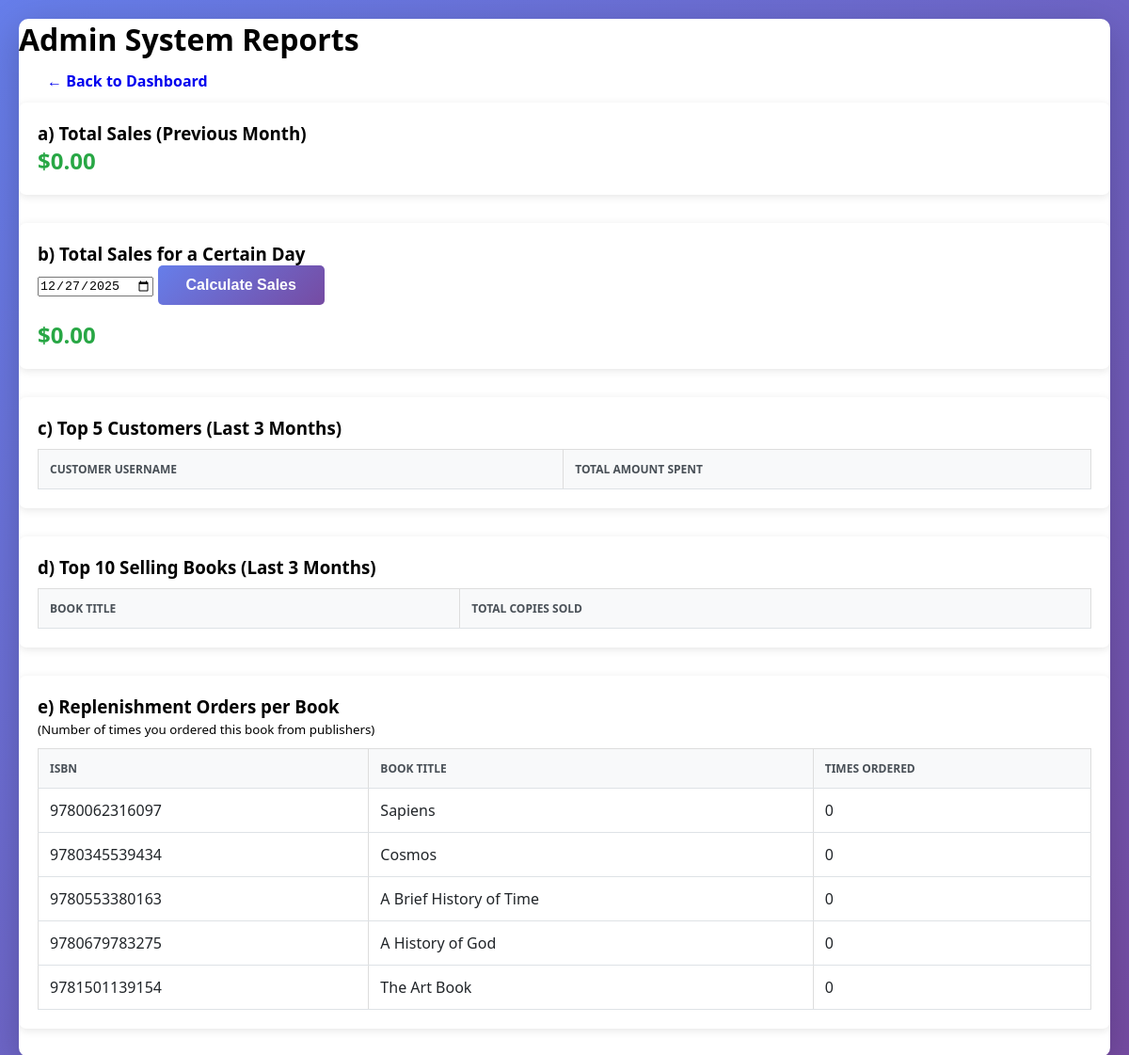
Page /admin_reports.php (signed in) on the committed database.
### tables this page shows
CREATE TABLE books (
    isbn VARCHAR(13) PRIMARY KEY,
    title VARCHAR(255) NOT NULL,
    publisher_id INT,
    publication_year INT,
    selling_price DECIMAL(10, 2) NOT NULL,
    category ENUM('Science', 'Art', 'Religion', 'History', 'Geography') NOT NULL,
    quantity_in_stock INT DEFAULT 0,
    threshold_quantity INT DEFAULT 10,
    created_at TIMESTAMP DEFAULT CURRENT_TIMESTAMP,
    FOREIGN KEY (publisher_id) REFERENCES publishers(publisher_id),
    CHECK (quantity_in_stock >= 0),
    CHECK (selling_price > 0)
);

### admin_reports.php (the view, shortened to what this page needs)
<?php
$conn = getDBConnection();
$sql_a = "SELECT SUM(total_price) as total FROM customer_orders
          WHERE MONTH(order_date) = MONTH(CURRENT_DATE - INTERVAL 1 MONTH)
          AND YEAR(order_date) = YEAR(CURRENT_DATE - INTERVAL 1 MONTH)";
$res_a = $conn->query($sql_a)->fetch_assoc();
$target_date = $_POST['target_date'] ?? date('Y-m-d');
$stmt_b = $conn->prepare("SELECT SUM(total_price) as total FROM customer_orders WHERE DATE(order_date) = ?");
$stmt_b->bind_param("s", $target_date);
$stmt_b->execute();
$res_b = $stmt_b->get_result()->fetch_assoc();
$sql_e = "SELECT b.title, b.isbn, COUNT(po.order_id) as replenishment_count
          FROM books b LEFT JOIN publisher_orders po ON b.isbn = po.isbn
          GROUP BY b.isbn";
$res_e = $conn->query($sql_e);
?>
<!DOCTYPE html>
<html lang="en">
<head>
    <link rel="stylesheet" href="style.css">
</head>
<body>
    <div class="container">
        <h1>Admin System Reports</h1>
        <nav><a href="admin_dashboard.php" class="btn">← Back to Dashboard</a></nav>
        <div class="report-section">
            <h3>a) Total Sales (Previous Month)</h3>
            <div class="stat-box">$<?php echo number_format($res_a['total'] ?? 0, 2); ?></div>
        </div>
        <div class="report-section">
            <h3>b) Total Sales for a Certain Day</h3>
            <form method="POST" style="margin-bottom: 15px;">
                <input type="date" name="target_date" value="<?php echo $target_date; ?>" required>
                <button type="submit" class="btn btn-primary">Calculate Sales</button>
            </form>
            <div class="stat-box">$<?php echo number_format($res_b['total'] ?? 0, 2); ?></div>
        </div>
        <div class="report-section">
            <h3>c) Top 5 Customers (Last 3 Months)</h3>
            <table>
                <tr><th>Customer Username</th><th>Total Amount Spent</th></tr>
            </table>
        </div>
        <div class="report-section">
            <h3>d) Top 10 Selling Books (Last 3 Months)</h3>
            <table>
                <tr><th>Book Title</th><th>Total Copies Sold</th></tr>
            </table>
        </div>
        <div class="report-section">
            <h3>e) Replenishment Orders per Book</h3>
            <p><small>(Number of times you ordered this book from publishers)</small></p>
            <table>
                <tr><th>ISBN</th><th>Book Title</th><th>Times Ordered</th></tr>
                <?php while($row = $res_e->fetch_assoc()): ?>
                    <tr><td><?php echo $row['isbn']; ?></td><td><?php echo $row['title']; ?></td><td><?php echo $row['replenishment_count']; ?></td></tr>
                <?php endwhile; ?>
            </table>
        </div>
    </div>
</body>
</html>

### style.css (style rules this page uses)
* { margin: 0; padding: 0; box-sizing: border-box; }
body { font-family: 'Segoe UI', Tahoma, Geneva, Verdana, sans-serif; background: linear-gradient(135deg, #667eea 0%, #764ba2 100%); min-height: 100vh; padding: 20px; }
.container { max-width: 1200px; margin: 0 auto; background: white; border-radius: 10px; box-shadow: 0 10px 40px rgba(0, 0, 0, 0.2); overflow: hidden; }
.btn { padding: 12px 30px; border: none; border-radius: 5px; font-size: 16px; font-weight: 600; cursor: pointer; transition: all 0.3s; text-decoration: none; display: inline-block; text-align: center; }
.btn-primary { background: linear-gradient(135deg, #667eea 0%, #764ba2 100%); color: white; }
table { width: 100%; border-collapse: collapse; margin-top: 20px; }
table th, table td { padding: 12px; text-align: left; border-bottom: 1px solid #dee2e6; }
table th { font-weight: 600; color: #495057; text-transform: uppercase; font-size: 12px; }
table td { color: #212529; }

### admin_reports.php (style rules this page uses)
.report-section { background: #fff; padding: 20px; margin-bottom: 30px; border-radius: 8px; box-shadow: 0 2px 10px rgba(0,0,0,0.1); }
table { width: 100%; border-collapse: collapse; margin-top: 10px; }
th, td { padding: 12px; border: 1px solid #ddd; text-align: left; }
th { background: #f8f9fa; }
.stat-box { font-size: 24px; font-weight: bold; color: #28a745; }

### rows in the picture
books: isbn "9780062316097", title "Sapiens", replenishment_count "0"
books: isbn "9780345539434", title "Cosmos", replenishment_count "0"
books: isbn "9780553380163", title "A Brief History of Time", replenishment_count "0"
books: isbn "9780679783275", title "A History of God", replenishment_count "0"
books: isbn "9781501139154", title "The Art Book", replenishment_count "0"

### other values in the picture
$res_a['total'] "0.00"
$res_b['total'] "0.00"
